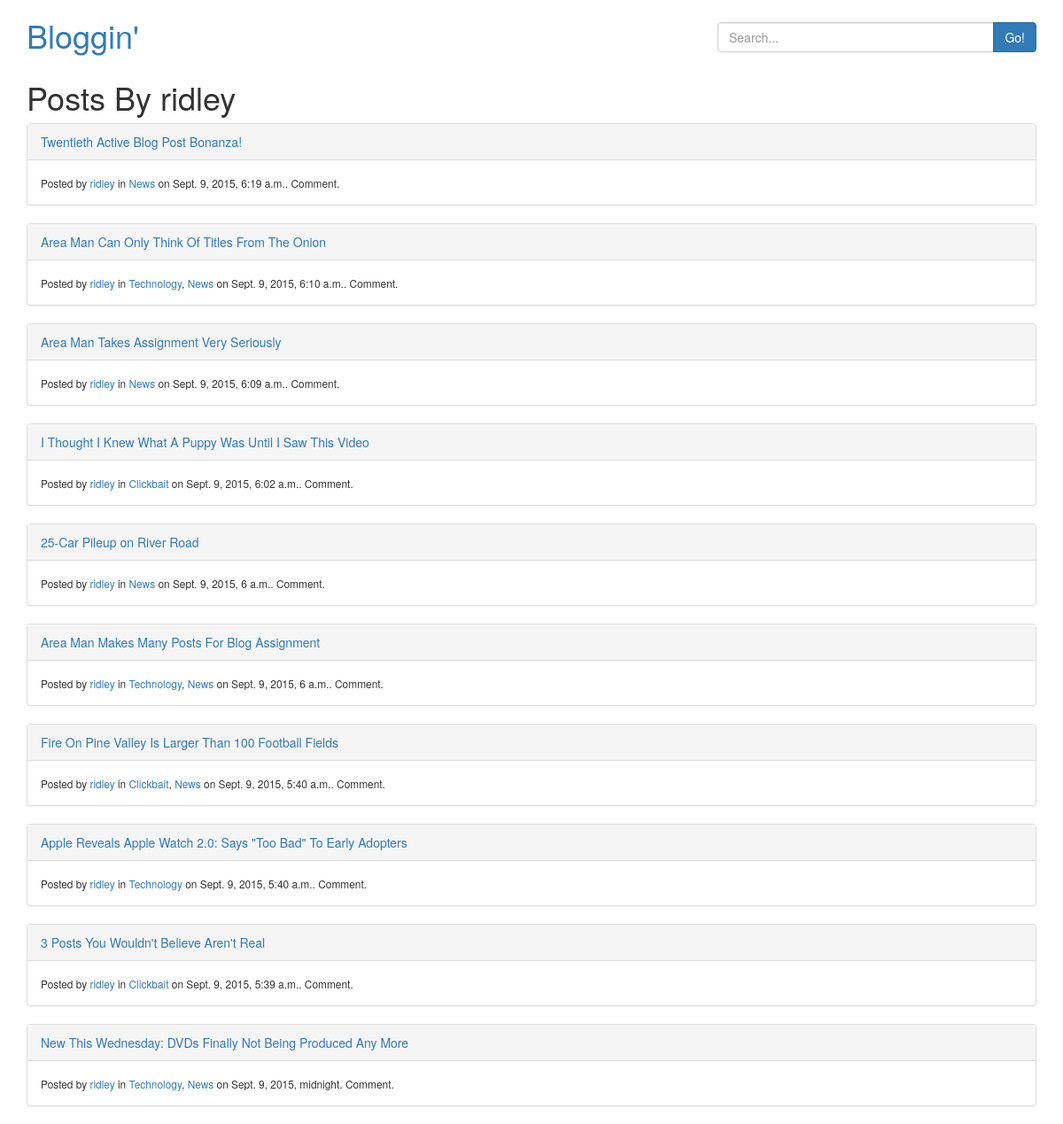
/user/ridley/, run on the app's committed database.
### project3/blog/models.py (models this page shows, shortened)
class Post(models.Model):
    title = models.CharField(max_length=64)
    author = models.ForeignKey(User)
    text = models.TextField()
    pub_date = models.DateTimeField()
    active = models.BooleanField(default=False)
    categories = models.ManyToManyField(Category)
    @property
    def published(self):
        return self.pub_date < timezone.now()

class Category(models.Model):
    name = models.CharField(max_length=32)
    slug = models.SlugField()

### project3/blog/views.py (the view)
# urls.py: url(r'^user/(?P<user>[-\w]+)/$', UserView.as_view(), name="user-list"),
class UserView(ListView):
    model = Post
    paginate_by = 10
    def get_queryset(self):
        return Post.objects.filter(author__username=self.kwargs.get('user')).order_by('-pub_date')
    def get_context_data(self, *args, **kwargs):
        context = super(UserView, self).get_context_data(*args, **kwargs)
        context['user_obj'] = User.objects.get(username=self.kwargs.get('user'))
        return context

### project3/blog/templates/blog/post_list.html (shortened to what this page needs)
{% extends 'base.html' %}
{% load bootstrap_pagination %}
{% load comments %}
{% block content %}
    {% if is_category %}
        <h1>Posts in {{ category.name }}</h1>
    {% elif search %}
        <h1>Search Results</h1>
    {% elif user_obj %}
        <h1>Posts By {{ user_obj.username }}</h1>
    {% else %}
        <h1>Recent Posts</h1>
    {% endif %}
    {% for post in object_list %}
        {% if post.active and post.published %}
            <div class="panel panel-default">
                <div class="panel-heading">
                    <a href="{% url 'post-detail' post.pk %}">{{ post.title }}</a>
                </div>
                <div class="panel-body">
                    <small>Posted by <a href="{% url 'user-list' post.author.username %}">{{ post.author.username }}</a> in {% for cat in post.categories.all %}<a href="{% url 'category-list' cat.slug %}">{{ cat.name }}</a>{% if not forloop.last %}, {% endif %}{% endfor %} on {{ post.pub_date }}. {% get_comment_count for post as comment_count %}{{ comment_count }} Comment{{ comment_count|pluralize:"s" }}.</small>
                </div>
            </div>
        {% endif %}
    {% empty %}
        We couldn't find anything!
    {% endfor %}
{% endblock content %}

### data on the page
Post: title "Twentieth Active Blog Post Bonanza!", author.username "ridley", pub_date "Sept. 9, 2015, 6:19 a.m."
Category: name "News"
Post: title "Area Man Can Only Think Of Titles From The Onion", author.username "ridley", pub_date "Sept. 9, 2015, 6:10 a.m."
Category: name "Technology"
Post: title "Area Man Takes Assignment Very Seriously", author.username "ridley", pub_date "Sept. 9, 2015, 6:09 a.m."
Post: title "I Thought I Knew What A Puppy Was Until I Saw This Video", author.username "ridley", pub_date "Sept. 9, 2015, 6:02 a.m."
Category: name "Clickbait"
Post: title "25-Car Pileup on River Road", author.username "ridley", pub_date "Sept. 9, 2015, 6 a.m."
Post: title "Area Man Makes Many Posts For Blog Assignment", author.username "ridley", pub_date "Sept. 9, 2015, 6 a.m."
Post: title "Fire On Pine Valley Is Larger Than 100 Football Fields", author.username "ridley", pub_date "Sept. 9, 2015, 5:40 a.m."
Post: title "Apple Reveals Apple Watch 2.0: Says \"Too Bad\" To Early Adopters", author.username "ridley", pub_date "Sept. 9, 2015, 5:40 a.m."
Post: title "3 Posts You Wouldn't Believe Aren't Real", author.username "ridley", pub_date "Sept. 9, 2015, 5:39 a.m."
Post: title "New This Wednesday: DVDs Finally Not Being Produced Any More", author.username "ridley", pub_date "Sept. 9, 2015, midnight"

### other printed values
{{ user_obj.username }} "ridley"
